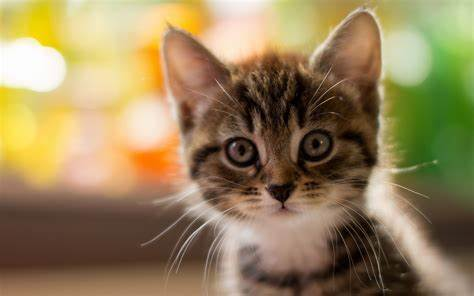
#> input picture photos/th.jpeg, 474 x 296 px
$ python cany.py
#> lines starting #> are read from the running program, lines starting #| are printed output that depends on the picture; after the words box and inside, x2 and y2 are one past the last pixel; in counts of white or black regions, pixels touching at a corner belong together
import cv2 as cv
img=cv.imread('photos/th.jpeg')
#> img is the input picture: shape (296, 474, 3); mean B, G, R 90.8, 130.9, 151.3
cv.imshow("CANY",img)
canny=cv.Canny(img,125,175)
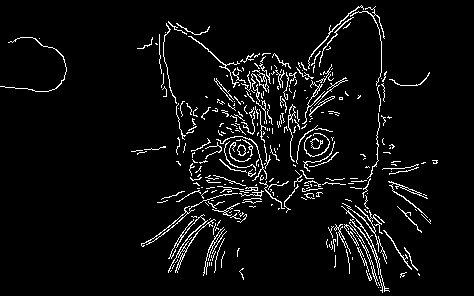
#> canny: shape (296, 474); 5.2% white in thin lines or dots, all inside (x1, y1, x2, y2) = (0, 5, 438, 293)
cv.imshow("CANY",canny)
dilated=cv.dilate(canny,(3,3),iterations=4)
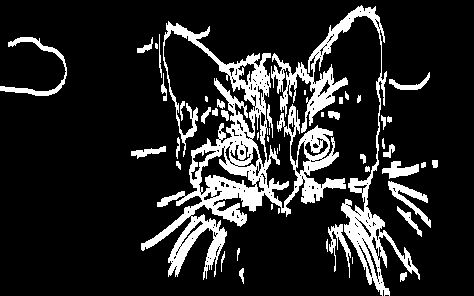
#> dilated: shape (296, 474); 15.2% white; 49 white regions (12 under 20 px), largest, box (x1, y1, x2, y2) and area: (141, 21, 346, 280) 11768, (271, 5, 420, 296) 5564, (0, 37, 67, 96) 674
cv.imshow("CANY",dilated)

cv.waitKey(0)

$ run again, with photos/1.jpeg copied over photos/th.jpeg
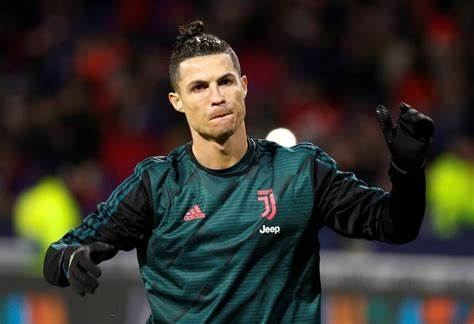
#> input picture photos/1.jpeg, 474 x 324 px
#> img is the input picture: shape (324, 474, 3); mean B, G, R 42.4, 49.4, 52.2
#> `canny=cv.Canny(img,125,175)`:
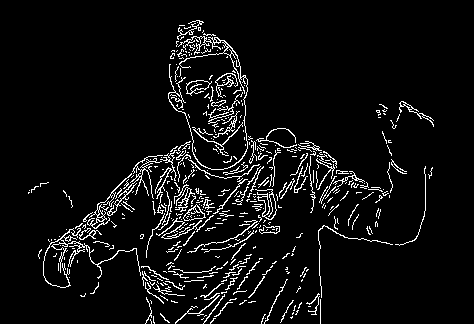
#> canny: shape (324, 474); 6% white in thin lines or dots, all inside (x1, y1, x2, y2) = (28, 20, 434, 324)
#> `dilated=cv.dilate(canny,(3,3),iterations=4)`:
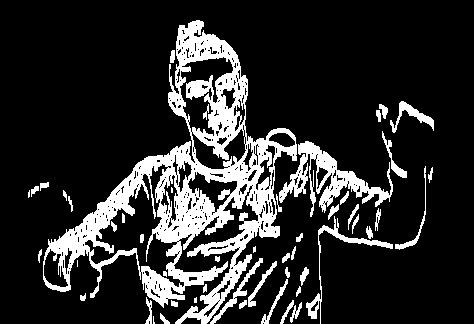
#> dilated: shape (324, 474); 17% white; 51 white regions (6 under 20 px), largest, box (x1, y1, x2, y2) and area: (43, 20, 297, 324) 19399, (279, 141, 393, 217) 2505, (306, 216, 393, 324) 732

$ run again, with photos/d.jpeg copied over photos/th.jpeg
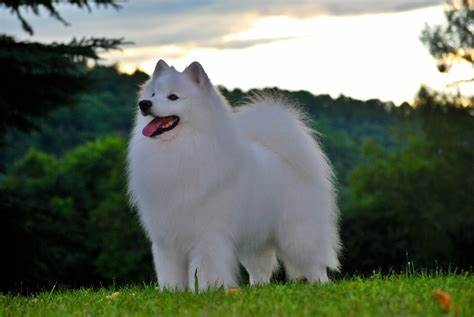
#> input picture photos/d.jpeg, 474 x 317 px
#> img is the input picture: shape (317, 474, 3); mean B, G, R 96.4, 110, 100.5
#> `canny=cv.Canny(img,125,175)`:
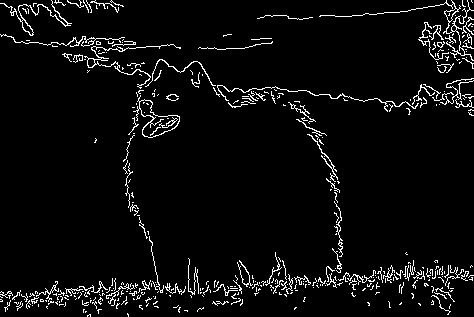
#> canny: shape (317, 474); 4.8% white in thin lines or dots
#> `dilated=cv.dilate(canny,(3,3),iterations=4)`:
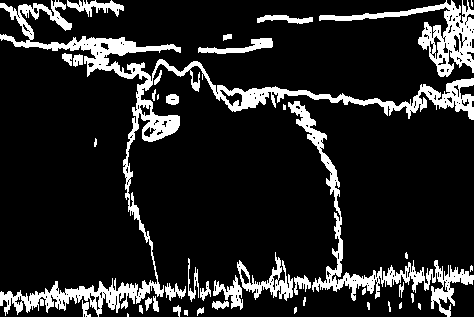
#> dilated: shape (317, 474); 14.2% white; 42 white regions (9 under 20 px), largest, box (x1, y1, x2, y2) and area: (0, 0, 474, 317) 10565, (288, 101, 474, 317) 3777, (319, 0, 474, 77) 2765

$ run again, with photos/g.jpeg copied over photos/th.jpeg
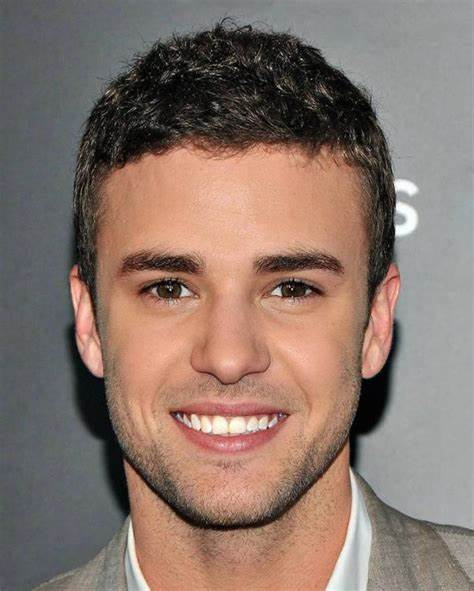
#> input picture photos/g.jpeg, 474 x 591 px
#> img is the input picture: shape (591, 474, 3); mean B, G, R 107.5, 117.2, 137.3
#> `canny=cv.Canny(img,125,175)`:
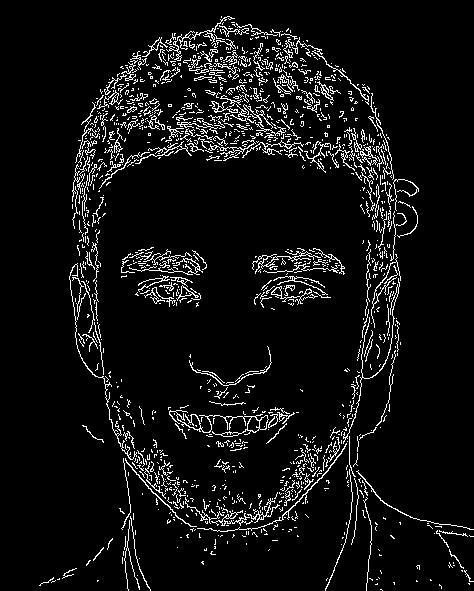
#> canny: shape (591, 474); 6.6% white in thin lines or dots, all inside (x1, y1, x2, y2) = (39, 16, 474, 591)
#> `dilated=cv.dilate(canny,(3,3),iterations=4)`:
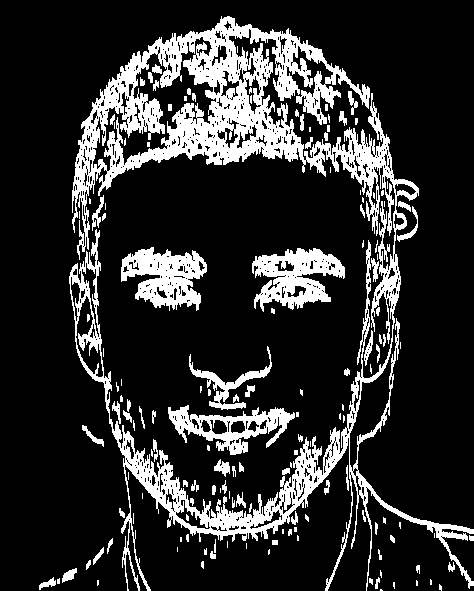
#> dilated: shape (591, 474); 18.1% white; 150 white regions (68 under 20 px), largest, box (x1, y1, x2, y2) and area: (69, 16, 474, 591) 36502, (252, 248, 345, 312) 3235, (121, 247, 207, 311) 3159
